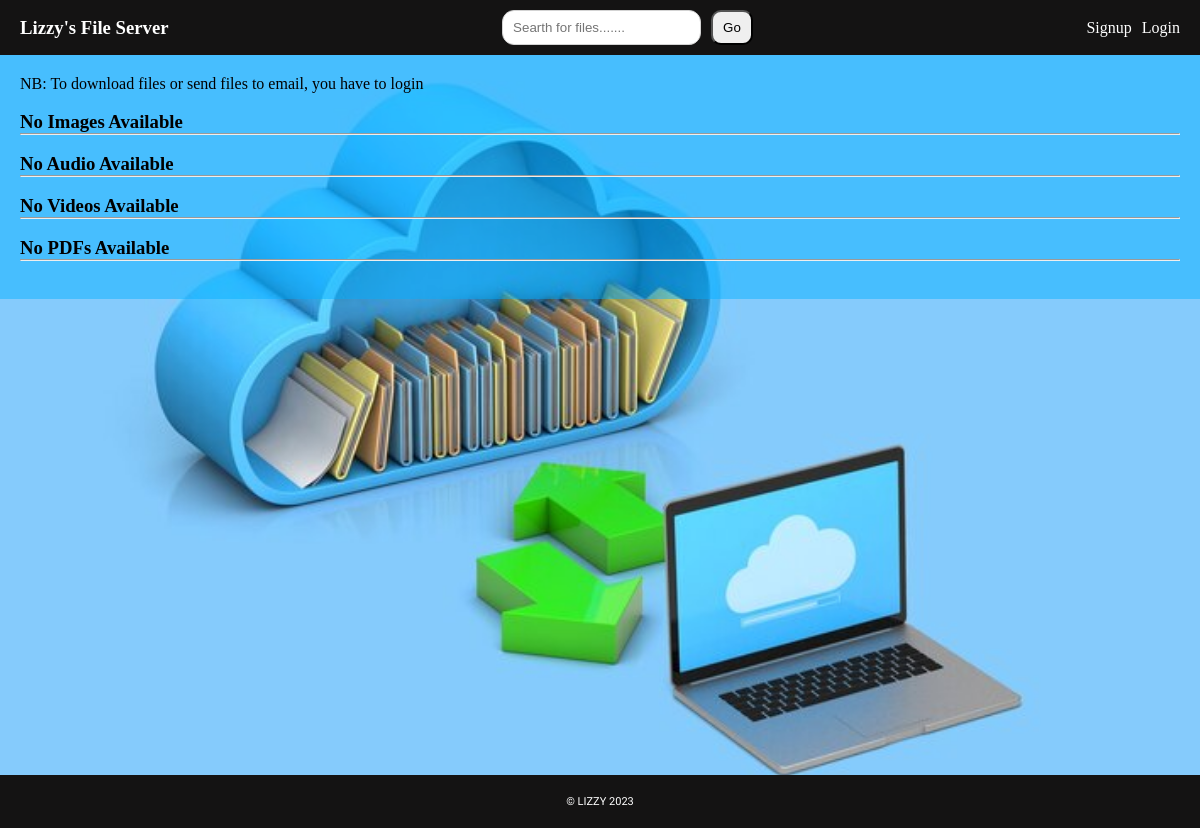
The app's page /, older data.
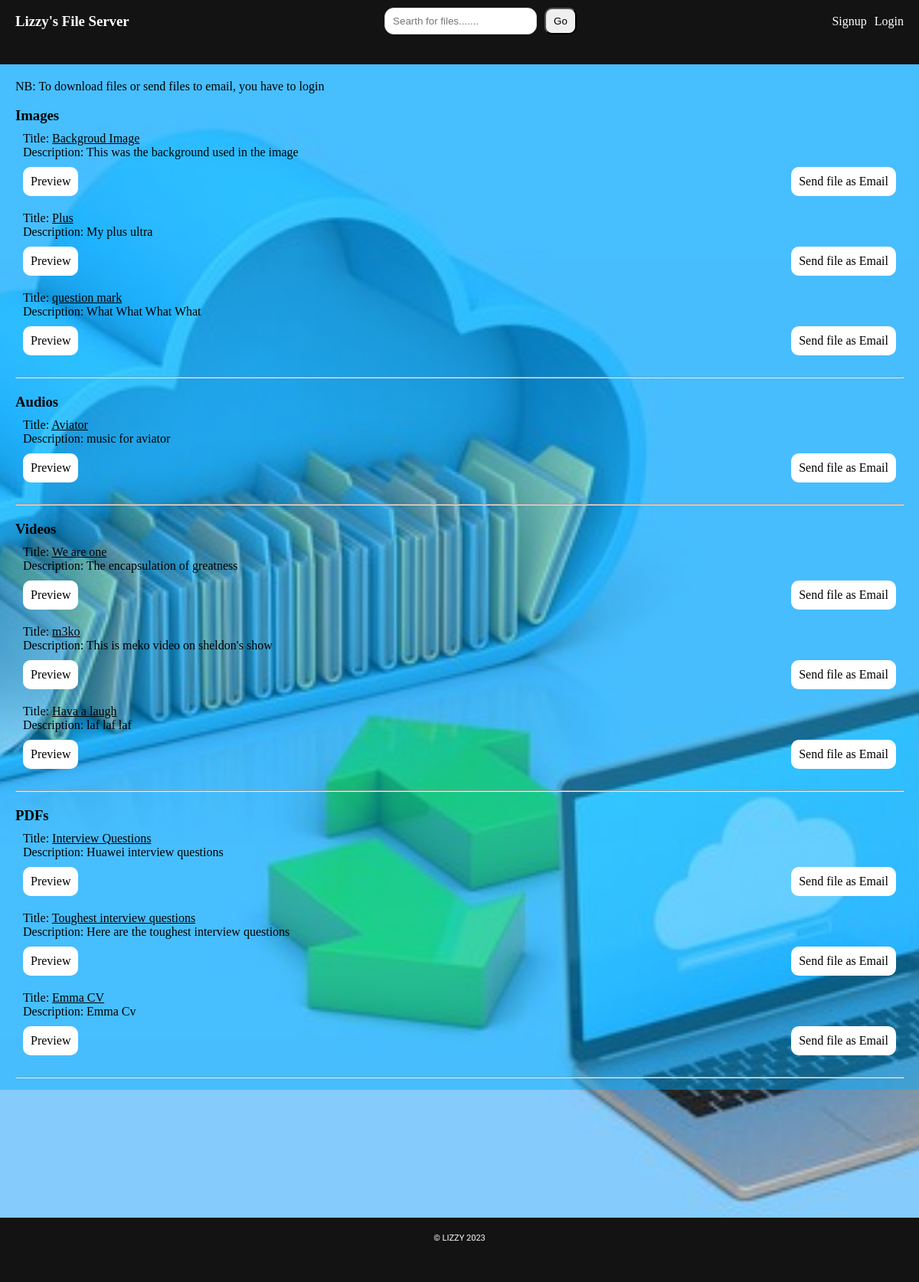
The same page, newer data.
### myapp/models.py (models this page shows, shortened)
class File(models.Model):
    FILE_TYPES = (
        ('pdf', 'PDF'),
        ('image', 'Image'),
        ('audio', 'Audio'),
        ('video', 'Video'),
    )
    title = models.CharField(max_length=100)
    description = models.TextField()
    file_type = models.CharField(max_length=10, choices=FILE_TYPES)
    file = models.FileField(upload_to='resources/')
    downloads = models.PositiveIntegerField(default=0)
    emails_sent = models.PositiveIntegerField(default=0)

### myapp/views/homepage.py (the view)
# urls.py: path('', homepage.home, name='home'),
def home(request):
    q = request.GET.get('q') if request.GET.get('q') != None else ''
    pdf_files = File.objects.filter(
        Q(title__icontains=q) |
        Q(description__icontains=q) |
        Q(file__icontains=q) |
        Q(file_type__icontains=q),
        file_type='pdf'
    )
    image_files = File.objects.filter(
        Q(title__icontains=q) |
        Q(description__icontains=q) |
        Q(file__icontains=q) |
        Q(file_type__icontains=q),
        file_type='image'
    )
    audio_files = File.objects.filter(
        Q(title__icontains=q) |
        Q(description__icontains=q) |
        Q(file__icontains=q) |
        Q(file_type__icontains=q),
        file_type='audio'
    )
    video_files = File.objects.filter(
        Q(title__icontains=q) |
        Q(description__icontains=q) |
        Q(file__icontains=q) |
        Q(file_type__icontains=q),
        file_type='video'
    )
    context = {
        'pdf_files': pdf_files,
        'image_files': image_files,
        'audio_files': audio_files,
        'video_files': video_files,
    }
    return render(request, "myapp/home.html", context)

### myapp/templates/myapp/home.html (shortened to what this page needs)
{% extends "main.html" %} {% load static %} {% block title %} Home {% endblock%}
{% block content %} {% if not request.user.is_authenticated %}
<p>NB: To download files or send files to email, you have to login</p>
<br />
{% endif %}
<div>
    {% if image_files %}
    <div class="table-container">
        <h3>Images</h3>
        {% for file in image_files %}
        <div class="file_item">
            <p>Title: <span class="title">{{file.title}}</span></p>
            <p>Description: {{file.description}}</p>
            <div class="download_email_link">
                <a class="view">Preview</a>
                <a href="{% url 'increment_emails_sent' pk=file.id %}"
                    >Send file as Email</a
                >
            </div>
        </div>
        {% endfor %}
        <br />
        <hr />
    </div>
    {% else %}
    <h3>No Images Available</h3>
    <hr />
    <br />
    {% endif %}
    {% if audio_files %}
    <div class="table-container">
        <h3>Audios</h3>
        {% for file in audio_files %}
        <div class="file_item">
            <p>Title: <span class="title">{{file.title}}</span></p>
            <p>Description: {{file.description}}</p>
            <div class="download_email_link">
                <a class="view">Preview</a>
                <a href="{% url 'increment_emails_sent' pk=file.id %}"
                    >Send file as Email</a
                >
            </div>
        </div>
        {% endfor %}
        <br />
        <hr />
    </div>
    {% else %}
    <h3>No Audio Available</h3>
    <hr />
    <br />
    {% endif %}
    {% if video_files %}
    <div class="table-container">
        <h3>Videos</h3>
        {% for file in video_files %}
        <div class="file_item">
            <p>Title: <span class="title">{{file.title}}</span></p>
            <p>Description: {{file.description}}</p>
            <div class="download_email_link">
                <a class="view">Preview</a>
                <a href="{% url 'increment_emails_sent' pk=file.id %}"
                    >Send file as Email</a
                >
            </div>
        </div>
        {% endfor %}
        <br />
        <hr />
    </div>
    {% else %}
    <h3>No Videos Available</h3>
    <hr />
    <br />
    {% endif %}
    {% if pdf_files %}
    <div class="table-container">
        <h3>PDFs</h3>
        {% for file in pdf_files %}
        <div class="file_item">
            <p>Title: <span class="title">{{file.title}}</span></p>
            <p>Description: {{file.description}}</p>
            <div class="download_email_link">
                <a href="{% url 'preview_pdf' file.id %}#toolbar=0" target="_blank">Preview</a>
                <a href="{% url 'increment_emails_sent' pk=file.id %}"
                    >Send file as Email</a
                >
            </div>
        </div>
        {% endfor %}
        <br />
        <hr />
    </div>
    {% else %}
    <h3>No PDFs Available</h3>
    <hr />
    <br />
    {% endif %}
</div>
{% endblock %}

### templates/main.html (shortened to what this page needs)
<html>
    {% load static %}
    <head>
        <link rel="stylesheet" href="{% static 'css/style.css'  %}" />
    </head>
    <body>
        <div class="home-container">
            <div class="header">
                <div class="header-container">
                    <h3>Lizzy's File Server</h3>
                    <form
                            class="inputbox"
                            action="{% url 'home' %}"
                            method="GET"
                        >
                            <input
                                placeholder="Searth for files......."
                                type="text"
                                name="q"
                                class="input"
                            />
                            <button>Go</button>
                        </form>
                    <div>
                        {% if not request.user.is_authenticated %}
                        <ul class="header-links">
                            <li>
                                <a href="{% url 'signup' %}">Signup</a>
                            </li>
                            <li>
                                <a href="{% url 'login' %}">Login</a>
                            </li>
                        </ul>
                        {% endif %}
                    </div>
                </div>
            </div>
            <div class="jumbotron">
                <div class="main-container">
                    {% block content %}
                    {% endblock %}
                </div>
            </div>
            <div class="footer">
                <div class="footer-container">
                    <p>&copy; Lizzy 2023</p>
                </div>
            </div>
        </div>
    </body>
</html>

### static/css/style.css (style rules this page uses)
* { box-sizing: border-box; margin: 0; padding: 0; list-style: none; text-decoration: none; box-sizing: border-box; }
.home-container { background-image: url("../assets/homebg.jpg"); background-size: cover; background-position: center center; background-repeat: no-repeat; }
.header { background: #141313; user-select: none; min-height: 5vh; }
.header-container { display: flex; align-items: center; justify-content: space-between; max-width: 100%; margin: 0; padding: 10 20px; }
form { margin: 0; }
.header-container h3 { color: rgb(255, 255, 255); }
.header-links, .header-other-links { display: flex; gap: 10px; }
.inputbox { display: flex; gap: 10px }
.inputbox button { padding: 2px 10px; cursor: pointer; font-weight: 300px; border-radius: 10px; }
ul li a { text-decoration: none; color: white; }
.input { width: 100%; max-width: 220px; height: 35px; padding: 10px; border-radius: 12px; border: 1.5px solid lightgrey; outline: none; transition: all 0.3s cubic-bezier(0.19, 1, 0.22, 1); box-shadow: 0px 0px 20px -18px; }
.jumbotron { min-height: 90vh; }
.main-container { user-select: none; padding:20px; overflow-y: auto; max-height: 80vh; background: #00aeff77; box-shadow: 12px 12px 24px #bebebe, }
.table-container { margin-bottom: 20px }
.file_item { padding: 10px; }
.title { margin-bottom: 10px; text-decoration: underline; }
.download_email_link { margin-top: 10px; display: flex; justify-content: space-between; }
.download_email_link a { color: black; padding: 10px; background-color: white; border-radius: 10px; }
.footer { background: #141313; color: #fff; padding: 20px 0; min-height: 5vh; }
.footer p { text-align: center; font-family: "Raleway", sans-serif; text-transform: uppercase; font-size: 11px; }
.view { cursor: pointer; }

Row changes from the older to the newer data that the page shows:
added File: title "Backgroud Image", description "This was the background used in the image", shown under "Images"
added File: title "Plus", description "My plus ultra", shown under "Images"
added File: title "question mark", description "What What What What", shown under "Images"
added File: title "Aviator", description "music for aviator", shown under "Audios"
added File: title "We are one", description "The encapsulation of greatness", shown under "Videos"
added File: title "m3ko", description "This is meko video on sheldon's show", shown under "Videos"
added File: title "Hava a laugh", description "laf laf laf", shown under "Videos"
added File: title "Interview Questions", description "Huawei interview questions", shown under "PDFs"
added File: title "Toughest interview questions", description "Here are the toughest interview questions", shown under "PDFs"
added File: title "Emma CV", description "Emma Cv", shown under "PDFs"
Text that changed along with them:
text no longer shown: "No Images Available No Audio Available No Videos Available No PDFs Available"
text now shown: "Images Audios Videos PDFs"
